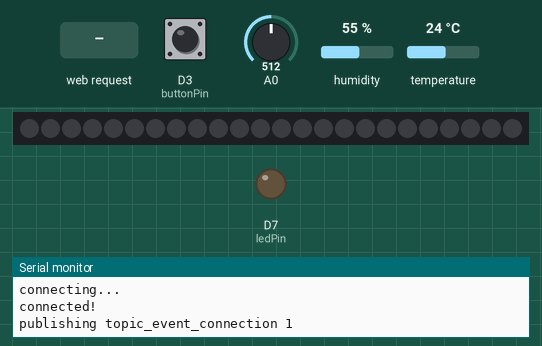
Bench run of a sketch on a simulated ESP8266 (NodeMCU). Parts: 24 RGB LEDs in strip order, left to right, output pins drawn as LEDs (lit = HIGH), the last lines printed to the serial monitor. The inputs (shaded band) are chosen by the test bench; at power-on: D3 (buttonPin) HIGH, A0 = 512, humidity 55 %, temperature 24 °C. WiFi joins after 1.5 s; servers stay silent unless stated; no MQTT or app messages arrive unless stated.

Above: at 2.7 s.
2.8 s: HTTP request GET /led?set=1 received
At 3.5 s:
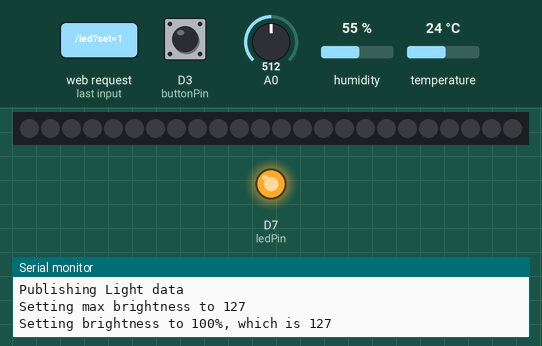
13.0 s: HTTP request GET /led?set=0 received
At 13.7 s:
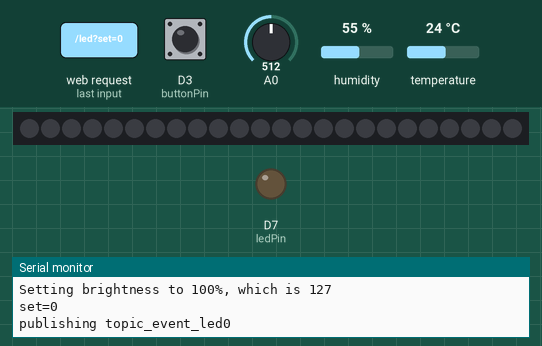
27.0 s: HTTP request GET /led?set=1&h=1&m=1 received
At 28.1 s:
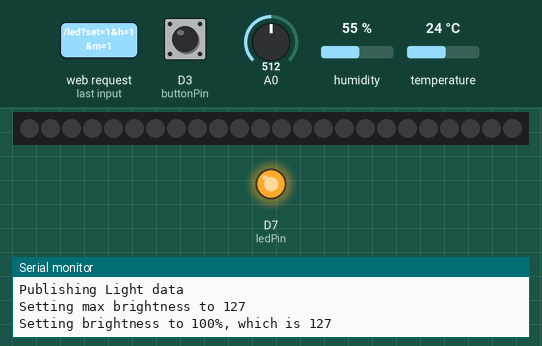
Timing chart, 0 to 30.0 s (numbered marks = the images above; inputs shaded):
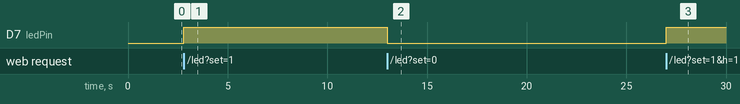

The sketch:

team2.ino
```cpp
#include <ESP8266WiFi.h>
#include <WiFiClient.h>
#include <ESP8266WebServer.h>
#include <ESP8266mDNS.h>
// #include <ArduinoJson.h>
#include <time.h>
#include <MQTT.h>

#include "photo.h"
#include "mydht.h"
#include "neopixel.h"

#ifndef STASSID
#define STASSID "EESTech"
#define STAPSK  "Challenge2019Accepted"
#endif

const char* ssid = STASSID;
const char* password = STAPSK;

ESP8266WebServer server(80);

WiFiClientSecure net;
MQTTClient client(512);
String chipID;
String topic_event_connection;
String topic_command_led;
String topic_event_led;
String topic_event_button_pressed;
String topic_event_button_released;
String topic41;
String topic42;
String topic_status;
String topic_command_set_property;
String topic_command_neopixel;
String topic_event_keypad;

unsigned long dhtMeasurementPeriodMs = 10000;
unsigned long lightMeasurementPeriodMs = 3000;

const int buttonPin = D3;
const int ledPin = 13;
int ledStatus = 0;
int neoClockEnabled = 0;

/* For LED begin */
void setLed(int status) {
  digitalWrite(ledPin, status);
  ledStatus = status;
  client.publish(topic_event_led, String(status), true, 0);
  Serial.println("\npublishing topic_event_led" + String(status));
}
/* For LED end */

/* For MQTT begin */
void connect() {
  Serial.print("checking wifi...");
  while (WiFi.status() != WL_CONNECTED) {
    Serial.print(".");
    delay(1000);
  }
  Serial.println("ok");

  net.setInsecure();

  client.setWill(topic_event_connection.c_str(), "0", true, 2);
  Serial.print("\nconnecting...");
  while (!client.connect(chipID.c_str(), "team2", "cse47uhg")) {
    Serial.print(".");
    delay(1000);
  }

  Serial.println("\nconnected!");
  Serial.println("\npublishing topic_event_connection 1");
  client.publish(topic_event_connection, "1", true, 0);

  client.subscribe(topic_command_led);
  client.subscribe(topic_command_set_property);
  client.subscribe(topic_command_neopixel);
}

void messageReceived(String &topic, String &payload) {
  Serial.println("incoming: " + topic + " - " + payload);

  // led control
  if (topic == topic_command_led) {
    if (payload == "1") {
      setLed(1);
    }
    else if (payload == "0") {
      setLed(0);
    }
  }

  // properties control
  else if (topic == topic_command_set_property) {
    int colonIndex = payload.indexOf('=');
    String key = payload.substring(0, colonIndex);
    String val = payload.substring(colonIndex + 1);
    if (key == "dhtMeasurementPeriodMs") {
      dhtMeasurementPeriodMs = val.toInt();
      Serial.println("Set dhtMeasurementPeriodMs to " + String(val.toInt()));
    } else if (key == "lightMeasurementPeriodMs") {
      lightMeasurementPeriodMs = val.toInt();
      Serial.println("Set lightMeasurementPeriodMs to " + String(val.toInt()));
    }
  }

  // neopixel control
  else if (topic == topic_command_neopixel) {
    if (payload == "clock") {
      neoClockEnabled = 1;
    }
    else {
      neoClockEnabled = 0;

      if (payload == "clear")
      {
        for (int i = 0; i < 24; i++) {
          strip.SetPixelColor(i, black);
        }
        strip.Show();
        Serial.println("Cleared all LEDs");
      }
      else if (payload.startsWith("brightness"))
      {
        int p = payload.substring(payload.indexOf(' ') + 1).toInt();
        setBrightnessPercent(p);
      }
      else
      {
        int spaceIndex = payload.indexOf(' ');
        String key = payload.substring(0, spaceIndex);
        String val = payload.substring(spaceIndex + 1);
        if (key == "set") {
          // for "set" commands
          int semiIndex;
          while ((semiIndex = val.indexOf(';')) != -1) {
            String item = val.substring(0, semiIndex);
            val = val.substring(semiIndex + 1);
            setNeoLedsByStr(item);
          }
          setNeoLedsByStr(val);
          strip.Show();
        }
      }
    }
  }
}

void setupMQTT() {
  chipID = String(ESP.getChipId(), HEX);

  topic_event_connection = "/teams/team2/devices/";
  topic_event_connection += chipID;
  topic_event_connection += "/events/connection";

  topic_command_led = "/teams/team2/devices/";
  topic_command_led += chipID;
  topic_command_led += "/commands/led";

  topic_event_led = "/teams/team2/devices/";
  topic_event_led += chipID;
  topic_event_led += "/events/led_state";

  topic_event_button_pressed = "/teams/team2/devices/";
  topic_event_button_pressed += chipID;
  topic_event_button_pressed += "/events/button/pressed";

  topic_event_button_released = "/teams/team2/devices/";
  topic_event_button_released += chipID;
  topic_event_button_released += "/events/button/released";

  topic41 = "/teams/team2/devices/";
  topic41 += chipID;
  topic41 += "/events/light";
  topic42 = "/teams/team2/devices/";
  topic42 += chipID;
  topic42 += "/events/dht";

  topic_status = "/teams/team2/devices/";
  topic_status += chipID;
  topic_status += "/status";

  topic_command_set_property = "/teams/team2/devices/";
  topic_command_set_property += chipID;
  topic_command_set_property += "/commands/set_property";

  topic_command_neopixel = "/teams/team2/devices/";
  topic_command_neopixel += chipID;
  topic_command_neopixel += "/commands/neopixel";

  topic_event_keypad = "/teams/team2/devices/";
  topic_event_keypad += chipID;
  topic_event_keypad += "/events/keypad";

  // Note: Local domain names (e.g. "Computer.local" on OSX) are not supported by Arduino.
  // You need to set the IP address directly.
  //
  // MQTT brokers usually use port 8883 for secure connections.
  client.begin("vm1.siroki.cc", 8883, net);
  client.onMessage(messageReceived);

  connect();
}
/* For MQTT end */

void handleRoot() {
  server.send(200, "text/plain", "team2");
}


void handleLed() {
  if (server.hasArg("set")) {
    String val = server.arg("set");
    Serial.print("set=");
    Serial.println(val);
    if (val == "1") {
      setLed(1);
      server.send(200, "text/plain", "turned on the LED");
    }
    else if (val == "0") {
      setLed(0);
      server.send(200, "text/plain", "turned off the LED");
    }
  } else {
    server.send(200, "text/plain", String(ledStatus));
  }
}

int neo_hour;
int neo_minute;

void handleNeoClock() {
  if (server.hasArg("h") && server.hasArg("m")) {
    neo_hour = server.arg("h").toInt();
    neo_minute = server.arg("m").toInt();
    Serial.println("Set neoClock to " + String(neo_hour) + ":" + String(neo_minute));
    server.send(200, "text/plain", "Set time: " + String(neo_hour) + ":" + String(neo_minute));
  } else {
    server.send(200, "text/plain", "Current time: " + String(neo_hour) + ":" + String(neo_minute));
  }
}

String getStatusJson() {
  String message = "{\n\"team\":\"team2\",\n\"chipId\":\"";
  message += String(ESP.getChipId(), HEX);
  message += "\",\n\"WiFi\":{\n\"MAC\":\"";
  message += WiFi.macAddress();
  message += "\",\n\"IP\":\"";
  message += WiFi.localIP().toString();
  message += "\",\n\"GatewayIP\":\"";
  message += WiFi.gatewayIP().toString();
  message += "\",\n\"hostname\":\"";
  message += WiFi.hostname();
  message += "\",\n\"SSID\":\"";
  message += WiFi.SSID();
  message += "\",\n\"BSSID\":\"";
  message += WiFi.BSSIDstr();
  message += "\",\n\"RSSI\":";
  message += String(WiFi.RSSI());
  message += "\n},\n";
  message += "\"system\":{\n\"freeHeap\":";
  message += ESP.getFreeHeap();
  message += ",\n\"sketchSize\":";
  message += ESP.getSketchSize();
  message += ",\n\"sketchMD5\":\"";
  message += ESP.getSketchMD5();
  message += "\",\n\"resetReason\":\"";
  message += ESP.getResetReason();
  message += "\",\n\"upTime\":";
  message += millis();
  message += "\n},";
  message += "\n\"state\":{\n\"led\":";
  message += ledStatus ? "true" : "false";
  message += "\n},\n\"properties\":{";
  message += "\n\"dhtMeasurementPeriodMs\":" + String(dhtMeasurementPeriodMs);
  message += ",\n\"lightMeasurementPeriodMs\":" + String(lightMeasurementPeriodMs);
  message += "\n}\n}";
  return message;
}

void handleStatus(){
  if (server.hasArg("format") && server.arg("format") == "json") {
    server.send(200, "application/json", getStatusJson());
  } else {
    String message = "team: team2\n";
    message += "chipId: ";
    message += ESP.getChipId();
    message += "\nmac: ";
    message += WiFi.macAddress();
    message += "\nip: ";
    message += WiFi.localIP().toString();
    message += "\nssid: ";
    message += WiFi.SSID();
    message += "\nbssid: ";
    message += WiFi.BSSIDstr();
    message += "\nrssi: ";
    message += String(WiFi.RSSI());
    message += "\nled: ";
    message += String(ledStatus);
    server.send(200, "text/plain", message);
  }
}

void handleTime() {
  configTime(3 * 3600, 0, "time.google.com", "pool.ntp.org");

  Serial.print("Waiting for NTP time sync: ");
  time_t now = time(nullptr);
  while (now < 8 * 3600 * 2) {
    delay(500);
    Serial.print(".");
    now = time(nullptr);
  }
  Serial.println("");
  struct tm timeinfo;
  gmtime_r(&now, &timeinfo);
  Serial.print("Current time: ");
  Serial.print(asctime(&timeinfo));

  server.send(200, "text/plain", asctime(&timeinfo));
}

void handleNotFound() {
  String message = "File Not Found\n\n";
  message += "URI: ";
  message += server.uri();
  message += "\nMethod: ";
  message += (server.method() == HTTP_GET) ? "GET" : "POST";
  message += "\nArguments: ";
  message += server.args();
  message += "\n";
  for (uint8_t i = 0; i < server.args(); i++) {
    message += " " + server.argName(i) + ": " + server.arg(i) + "\n";
  }
  server.send(404, "text/plain", message);
}

void setupWebServer() {
  server.on("/", handleRoot);

  server.on("/inline", []() {
    server.send(200, "text/plain", "this works as well");
  });

  server.on("/led", handleLed);

  server.on("/status", handleStatus);

  server.on("/time", handleTime);

  server.on("/neoclock", handleNeoClock);

  server.onNotFound(handleNotFound);

  server.begin();
  Serial.println("HTTP server started");
}


void setup(void) {
  pinMode(buttonPin, INPUT_PULLUP);
  pinMode(ledPin, OUTPUT);
  setLed(0);
  Serial.begin(115200);
  WiFi.mode(WIFI_STA);
  WiFi.begin(ssid, password);
  Serial.println("");

  photoSetup();
  dhtSetup();

  // Wait for connection
  while (WiFi.status() != WL_CONNECTED) {
    delay(500);
    Serial.print(".");
  }
  Serial.println("");
  Serial.print("Connected to ");
  Serial.println(ssid);
  Serial.print("IP address: ");
  Serial.println(WiFi.localIP());

  if (MDNS.begin("team2-2")) {
    Serial.println("MDNS responder started");
  }

  setupWebServer();

  setupMQTT();

  strip.Begin();
}

/* Button debouncing and checking */
int buttonState = HIGH;
unsigned long lastPressedMillis = 0;

int lastButtonState = HIGH;   // the previous reading from the input pin
// the following variables are unsigned longs because the time, measured in
// milliseconds, will quickly become a bigger number than can be stored in an int.
unsigned long lastDebounceTime = 0;  // the last time the output pin was toggled
unsigned long debounceDelay = 10;    // the debounce time; increase if the output flickers

void checkButtonDebounced() {
  // read the state of the switch into a local variable:
  int reading = digitalRead(buttonPin);

  // check to see if you just pressed the button
  // (i.e. the input went from LOW to HIGH), and you've waited long enough
  // since the last press to ignore any noise:

  // If the switch changed, due to noise or pressing:
  if (reading != lastButtonState) {
    // reset the debouncing timer
    lastDebounceTime = millis();
  }

  if ((millis() - lastDebounceTime) > debounceDelay) {
    // whatever the reading is at, it's been there for longer than the debounce
    // delay, so take it as the actual current state:

    // if the button state has changed:
    if (reading != buttonState) {
      int newButtonState = reading;

      if (buttonState == HIGH && newButtonState == LOW) {
        lastPressedMillis = millis();
        Serial.println("publishing pressed");
        client.publish(topic_event_button_pressed, "", true, 0);
      } else if (buttonState == LOW && newButtonState == HIGH) {
        Serial.println("publishing released");
        client.publish(topic_event_button_released, String(millis() - lastPressedMillis), true, 0);
      }

      buttonState = newButtonState;
    }
  }

  lastButtonState = reading;
}
/* Button end */


unsigned long lastMillisDht = 0, lastMillisLight = 0;
void publishSensorStatus() {
  unsigned long now = millis();

  if (now - lastMillisDht > dhtMeasurementPeriodMs) {
    lastMillisDht = now;
    Serial.println("Publishing DHT data");
    client.publish(topic42, dhtLoop());
  }

  if (now - lastMillisLight > lightMeasurementPeriodMs) {
    lastMillisLight = now;
    Serial.println("Publishing Light data");
    client.publish(topic41, String(photoLoop()));
    setMaxBrightness(int((1024 - photoLoop()) / 1024.0 * c_MaxBrightness));
  }
}

unsigned long lastMillisMqtt = 0;
void publishMqttStatus() {
  if(millis() - lastMillisMqtt > 30000) {
    lastMillisMqtt=millis();
    Serial.println("Publishing JSON status");
    client.publish(topic_status, getStatusJson());
  }
}

unsigned long lastMillisNeoClock = 0;
bool lastBlinkStatusNeoClock = false;
int lastHourIndex = -1;
int lastMinuteIndex = -1;
void updateNeoClock() {
  if(neoClockEnabled && millis() - lastMillisNeoClock > 500) {
    lastMillisNeoClock = millis();

    int hourIndex = (neo_hour % 12) * 2;
    if (neo_minute > 30) hourIndex++;
    int minuteIndex = int (neo_minute / 2.5);

    if (hourIndex != lastHourIndex || minuteIndex != lastMinuteIndex) {
      for (int i = 0; i < 24; i++) {
        strip.SetPixelColor(i, black);
      }

      strip.SetPixelColor(hourIndex, red);
      // strip.SetPixelColor((hourIndex + 23) % 24, red);
      // strip.SetPixelColor((hourIndex + 1) % 24, red);

      lastHourIndex = hourIndex;
      lastMinuteIndex = minuteIndex;
    }

    strip.SetPixelColor(minuteIndex, lastBlinkStatusNeoClock ? green : (hourIndex == minuteIndex ? red : black));
    lastBlinkStatusNeoClock = !lastBlinkStatusNeoClock;

    strip.Show();
  }
}

void loop(void) {
  server.handleClient();
  MDNS.update();

  client.loop();
  delay(10);  // <- fixes some issues with WiFi stability

  if (!client.connected()) {
    Serial.println("[WARN] MQTTClient disconnected! Reconnecting...");
    connect();
  }

  checkButtonDebounced();

  publishSensorStatus();

  publishMqttStatus();

  updateNeoClock();
}
```

Measured:
- after the input at 2.8 s, D7 (ledPin): LOW → HIGH at once
- after the input at 13.0 s, D7 (ledPin): HIGH → LOW at once
- after the input at 27.0 s, D7 (ledPin): LOW → HIGH at once
